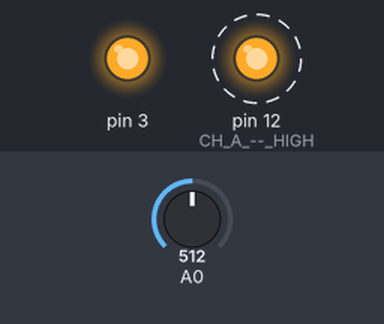
Bench run of a sketch on a simulated Arduino Uno, built with avr-gcc and run on an emulated ATmega328P. Shown: output pins drawn as LEDs (lit = HIGH). Dashed ring = blinking. The inputs (shaded band) are chosen by the test bench; at power-on: A0 = 512. What the sketch prints to the serial monitor is not drawn.

Above: at 0.2 s.
Timing chart, 0 to 3.0 s (numbered marks = the images above):
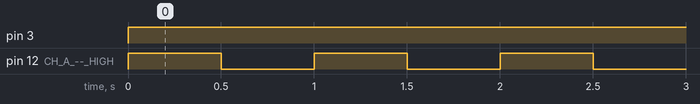

The sketch:

ArduinoStepper_AC_00.ino
```cpp
/*************************************************************
Motor Shield Stepper Demo
by Randy Sarafan

For more information see:
https://www.instructables.com/id/Arduino-Motor-Shield-Tutorial/

*************************************************************/

int delaylegnth = 500;

void setup() {
  Serial.begin(9600);

  //establish motor direction toggle pins
  pinMode(12, OUTPUT); //CH A -- HIGH = forwards and LOW = backwards???

  //establish motor brake pins
  //pinMode(9, OUTPUT); //brake (disable) CH A
  int bla=0;


}

void loop(){

  digitalWrite(12, HIGH);   //Sets direction of CH A
  analogWrite(3, 255);   //Moves CH A
  Serial.print(analogRead(A0)); Serial.print("  ");
  delay(delaylegnth);

  digitalWrite(12, LOW);   //Sets direction of CH A
  analogWrite(3, 255);   //Moves CH A

  Serial.println(analogRead(A0));
  delay(delaylegnth);
  }
```

Measured:
- by itself, pin 3: LOW → HIGH at 0.00 s
- by itself, pin 12 (CH_A_--_HIGH): alternates HIGH for 0.50 s and LOW for 0.50 s
